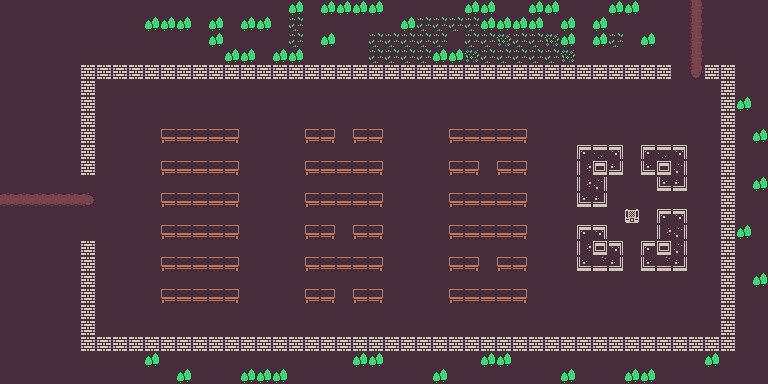

Below is a game level as drawn by its tile map, then a one-line description and the .tmx that defines it (tile-layer data replaced by summaries):
An orthogonal 48x24 tile map with 16x16 px tiles, 5 tile layers (Ground, lootbox, GroundDeco, Overlay, ...) and 2 objects.

<map version="1.10" tiledversion="1.11.2" orientation="orthogonal" renderorder="right-down" width="48" height="24" tilewidth="16" tileheight="16" infinite="0" nextlayerid="8" nextobjectid="4">
 <tileset firstgid="1" source="tileset_colored.tsx" />
 <layer id="5" name="Ground" width="48" height="24" locked="1">
  <data>[1152 cells, 1152 non-empty, 1 distinct tile ids]</data>
 </layer>
 <layer id="7" name="lootbox" width="48" height="24">
  <data>[1152 cells, 1 non-empty, 1 distinct tile ids]</data>
 </layer>
 <layer id="3" name="GroundDeco" width="48" height="24">
  <data>[1152 cells, 11 non-empty, 2 distinct tile ids]</data>
 </layer>
 <objectgroup id="6" name="portal">
  <object id="1" x="2.69146" y="192.818" width="11.6258" height="13.5478">
   <properties>
    <property name="portalName" value="02" />
    <property name="targetMap" value="02" />
    <property name="targetPortalName" value="02" />
   </properties>
  </object>
  <object id="3" x="689.164" y="1.51875" width="13.0624" height="11.9724">
   <properties>
    <property name="portalName" value="01" />
    <property name="targetMap" value="01" />
    <property name="targetPortalName" value="02" />
   </properties>
  </object>
 </objectgroup>
 <layer id="4" name="Overlay" width="48" height="24" locked="1">
  <data>[1152 cells, 84 non-empty, 4 distinct tile ids]</data>
 </layer>
 <layer id="2" name="Collision" width="48" height="24">
  <data>[1152 cells, 229 non-empty, 12 distinct tile ids]</data>
 </layer>
</map>
